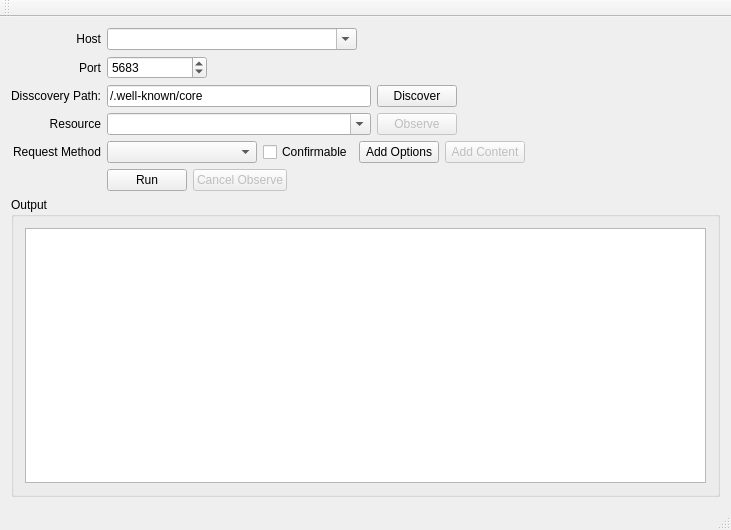
<?xml version="1.0" encoding="UTF-8"?>
<ui version="4.0">
 <class>MainWindow</class>
 <widget class="QMainWindow" name="MainWindow">
  <property name="geometry">
   <rect>
    <x>0</x>
    <y>0</y>
    <width>731</width>
    <height>530</height>
   </rect>
  </property>
  <property name="windowTitle">
   <string>CoAP Client</string>
  </property>
  <widget class="QWidget" name="centralWidget">
   <layout class="QGridLayout" name="gridLayout_3">
    <item row="0" column="0">
     <layout class="QGridLayout" name="gridLayout">
      <item row="0" column="0">
       <widget class="QLabel" name="label">
        <property name="text">
         <string>Host</string>
        </property>
        <property name="alignment">
         <set>Qt::AlignRight|Qt::AlignTrailing|Qt::AlignVCenter</set>
        </property>
       </widget>
      </item>
      <item row="4" column="0">
       <widget class="QLabel" name="label_4">
        <property name="text">
         <string>Request Method</string>
        </property>
        <property name="alignment">
         <set>Qt::AlignRight|Qt::AlignTrailing|Qt::AlignVCenter</set>
        </property>
       </widget>
      </item>
      <item row="3" column="1">
       <layout class="QHBoxLayout" name="horizontalLayout_2">
        <item>
         <widget class="QComboBox" name="resourceComboBox">
          <property name="sizePolicy">
           <sizepolicy hsizetype="MinimumExpanding" vsizetype="Fixed">
            <horstretch>0</horstretch>
            <verstretch>0</verstretch>
           </sizepolicy>
          </property>
          <property name="editable">
           <bool>true</bool>
          </property>
         </widget>
        </item>
        <item>
         <widget class="QPushButton" name="observeButton">
          <property name="enabled">
           <bool>false</bool>
          </property>
          <property name="text">
           <string>Observe</string>
          </property>
         </widget>
        </item>
        <item>
         <spacer name="horizontalSpacer_3">
          <property name="orientation">
           <enum>Qt::Horizontal</enum>
          </property>
          <property name="sizeHint" stdset="0">
           <size>
            <width>40</width>
            <height>20</height>
           </size>
          </property>
         </spacer>
        </item>
       </layout>
      </item>
      <item row="0" column="1">
       <layout class="QHBoxLayout" name="horizontalLayout_5">
        <item>
         <widget class="QComboBox" name="hostComboBox">
          <property name="sizePolicy">
           <sizepolicy hsizetype="Fixed" vsizetype="Fixed">
            <horstretch>0</horstretch>
            <verstretch>0</verstretch>
           </sizepolicy>
          </property>
          <property name="minimumSize">
           <size>
            <width>250</width>
            <height>0</height>
           </size>
          </property>
          <property name="editable">
           <bool>true</bool>
          </property>
         </widget>
        </item>
        <item>
         <spacer name="horizontalSpacer">
          <property name="orientation">
           <enum>Qt::Horizontal</enum>
          </property>
          <property name="sizeType">
           <enum>QSizePolicy::Expanding</enum>
          </property>
          <property name="sizeHint" stdset="0">
           <size>
            <width>40</width>
            <height>20</height>
           </size>
          </property>
         </spacer>
        </item>
       </layout>
      </item>
      <item row="4" column="1">
       <layout class="QHBoxLayout" name="horizontalLayout_3">
        <item>
         <widget class="QComboBox" name="methodComboBox">
          <property name="sizePolicy">
           <sizepolicy hsizetype="Fixed" vsizetype="Fixed">
            <horstretch>0</horstretch>
            <verstretch>0</verstretch>
           </sizepolicy>
          </property>
          <property name="minimumSize">
           <size>
            <width>150</width>
            <height>0</height>
           </size>
          </property>
         </widget>
        </item>
        <item>
         <widget class="QCheckBox" name="msgTypeCheckBox">
          <property name="text">
           <string>Confirmable</string>
          </property>
         </widget>
        </item>
        <item>
         <widget class="QPushButton" name="addOptionsButton">
          <property name="text">
           <string>Add Options</string>
          </property>
         </widget>
        </item>
        <item>
         <widget class="QPushButton" name="contentButton">
          <property name="enabled">
           <bool>false</bool>
          </property>
          <property name="text">
           <string>Add Content</string>
          </property>
         </widget>
        </item>
        <item>
         <spacer name="horizontalSpacer_4">
          <property name="orientation">
           <enum>Qt::Horizontal</enum>
          </property>
          <property name="sizeHint" stdset="0">
           <size>
            <width>40</width>
            <height>20</height>
           </size>
          </property>
         </spacer>
        </item>
       </layout>
      </item>
      <item row="2" column="0">
       <widget class="QLabel" name="label_8">
        <property name="text">
         <string>Disscovery Path:</string>
        </property>
        <property name="alignment">
         <set>Qt::AlignRight|Qt::AlignTrailing|Qt::AlignVCenter</set>
        </property>
       </widget>
      </item>
      <item row="6" column="0" colspan="2">
       <widget class="QGroupBox" name="groupBox">
        <property name="title">
         <string>Output</string>
        </property>
        <layout class="QGridLayout" name="gridLayout_2">
         <item row="0" column="0">
          <widget class="QTextEdit" name="textEdit">
           <property name="readOnly">
            <bool>true</bool>
           </property>
          </widget>
         </item>
        </layout>
       </widget>
      </item>
      <item row="1" column="0">
       <widget class="QLabel" name="label_2">
        <property name="text">
         <string>Port</string>
        </property>
        <property name="alignment">
         <set>Qt::AlignRight|Qt::AlignTrailing|Qt::AlignVCenter</set>
        </property>
       </widget>
      </item>
      <item row="5" column="1">
       <layout class="QHBoxLayout" name="horizontalLayout_12">
        <item>
         <widget class="QPushButton" name="runButton">
          <property name="text">
           <string>Run</string>
          </property>
         </widget>
        </item>
        <item>
         <widget class="QPushButton" name="cancelObserveButton">
          <property name="enabled">
           <bool>false</bool>
          </property>
          <property name="text">
           <string>Cancel Observe</string>
          </property>
         </widget>
        </item>
        <item>
         <spacer name="horizontalSpacer_6">
          <property name="orientation">
           <enum>Qt::Horizontal</enum>
          </property>
          <property name="sizeHint" stdset="0">
           <size>
            <width>40</width>
            <height>20</height>
           </size>
          </property>
         </spacer>
        </item>
       </layout>
      </item>
      <item row="3" column="0">
       <widget class="QLabel" name="label_3">
        <property name="text">
         <string>Resource</string>
        </property>
        <property name="alignment">
         <set>Qt::AlignRight|Qt::AlignTrailing|Qt::AlignVCenter</set>
        </property>
       </widget>
      </item>
      <item row="2" column="1">
       <layout class="QHBoxLayout" name="horizontalLayout_13">
        <item>
         <widget class="QLineEdit" name="discoveryPathEdit">
          <property name="text">
           <string>/.well-known/core</string>
          </property>
         </widget>
        </item>
        <item>
         <widget class="QPushButton" name="discoverButton">
          <property name="text">
           <string>Discover</string>
          </property>
         </widget>
        </item>
        <item>
         <spacer name="horizontalSpacer_7">
          <property name="orientation">
           <enum>Qt::Horizontal</enum>
          </property>
          <property name="sizeHint" stdset="0">
           <size>
            <width>40</width>
            <height>20</height>
           </size>
          </property>
         </spacer>
        </item>
       </layout>
      </item>
      <item row="1" column="1">
       <layout class="QHBoxLayout" name="horizontalLayout_6">
        <item>
         <widget class="QSpinBox" name="portSpinBox">
          <property name="sizePolicy">
           <sizepolicy hsizetype="Minimum" vsizetype="Fixed">
            <horstretch>0</horstretch>
            <verstretch>0</verstretch>
           </sizepolicy>
          </property>
          <property name="minimumSize">
           <size>
            <width>100</width>
            <height>0</height>
           </size>
          </property>
          <property name="maximum">
           <number>65535</number>
          </property>
          <property name="value">
           <number>5683</number>
          </property>
         </widget>
        </item>
        <item>
         <spacer name="horizontalSpacer_2">
          <property name="orientation">
           <enum>Qt::Horizontal</enum>
          </property>
          <property name="sizeHint" stdset="0">
           <size>
            <width>40</width>
            <height>20</height>
           </size>
          </property>
         </spacer>
        </item>
       </layout>
      </item>
      <item row="5" column="0">
       <widget class="QLabel" name="label_7">
        <property name="text">
         <string/>
        </property>
       </widget>
      </item>
     </layout>
    </item>
   </layout>
  </widget>
  <widget class="QMenuBar" name="menuBar">
   <property name="geometry">
    <rect>
     <x>0</x>
     <y>0</y>
     <width>731</width>
     <height>22</height>
    </rect>
   </property>
  </widget>
  <widget class="QToolBar" name="mainToolBar">
   <attribute name="toolBarArea">
    <enum>TopToolBarArea</enum>
   </attribute>
   <attribute name="toolBarBreak">
    <bool>false</bool>
   </attribute>
  </widget>
  <widget class="QStatusBar" name="statusBar"/>
 </widget>
 <layoutdefault spacing="6" margin="11"/>
 <resources/>
 <connections/>
</ui>
